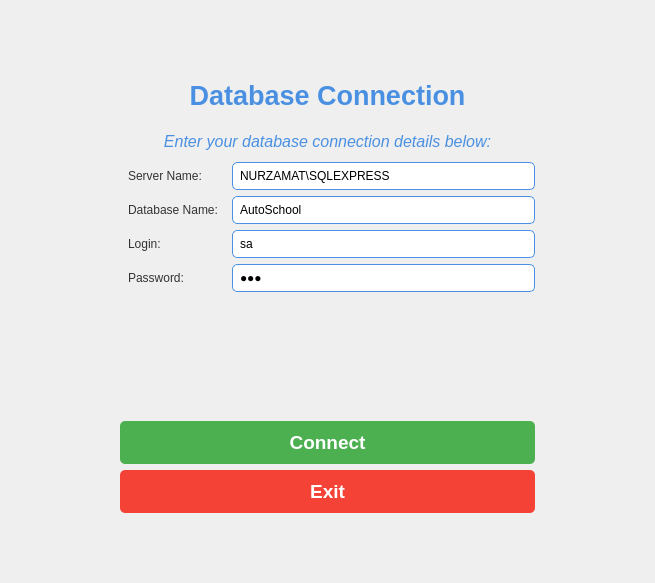
<?xml version="1.0" encoding="UTF-8"?>
<ui version="4.0">
 <class>connect_db</class>
 <widget class="QWidget" name="connect_db">
  <property name="geometry">
   <rect>
    <x>0</x>
    <y>0</y>
    <width>655</width>
    <height>583</height>
   </rect>
  </property>
  <property name="windowTitle">
   <string>Form</string>
  </property>
  <widget class="QWidget" name="layoutWidget">
   <property name="geometry">
    <rect>
     <x>120</x>
     <y>70</y>
     <width>415</width>
     <height>443</height>
    </rect>
   </property>
   <layout class="QGridLayout" name="gridLayout">
    <item row="0" column="0" colspan="2">
     <widget class="QLabel" name="title_label">
      <property name="font">
       <font>
        <pointsize>20</pointsize>
        <bold>true</bold>
       </font>
      </property>
      <property name="styleSheet">
       <string notr="true">color: #4A90E2; padding: 10px;</string>
      </property>
      <property name="text">
       <string>Database Connection</string>
      </property>
      <property name="alignment">
       <set>Qt::AlignCenter</set>
      </property>
     </widget>
    </item>
    <item row="1" column="0" colspan="2">
     <widget class="QLabel" name="info_label">
      <property name="font">
       <font>
        <pointsize>12</pointsize>
        <italic>true</italic>
       </font>
      </property>
      <property name="styleSheet">
       <string notr="true">color: #4A90E2; padding: 5px;</string>
      </property>
      <property name="text">
       <string>Enter your database connection details below:</string>
      </property>
      <property name="alignment">
       <set>Qt::AlignCenter</set>
      </property>
     </widget>
    </item>
    <item row="2" column="0">
     <widget class="QLabel" name="server_name_label">
      <property name="styleSheet">
       <string notr="true">color: #333333; padding: 5px;</string>
      </property>
      <property name="text">
       <string>Server Name:</string>
      </property>
     </widget>
    </item>
    <item row="2" column="1">
     <widget class="QLineEdit" name="server_name_lineedit">
      <property name="styleSheet">
       <string notr="true">padding: 5px; border: 1px solid #4A90E2; border-radius: 5px;</string>
      </property>
      <property name="text">
       <string>NURZAMAT\SQLEXPRESS</string>
      </property>
      <property name="placeholderText">
       <string>Enter server name</string>
      </property>
     </widget>
    </item>
    <item row="3" column="0">
     <widget class="QLabel" name="db_name_label">
      <property name="styleSheet">
       <string notr="true">color: #333333; padding: 5px;</string>
      </property>
      <property name="text">
       <string>Database Name:</string>
      </property>
     </widget>
    </item>
    <item row="3" column="1">
     <widget class="QLineEdit" name="db_name_lineedit">
      <property name="styleSheet">
       <string notr="true">padding: 5px; border: 1px solid #4A90E2; border-radius: 5px;</string>
      </property>
      <property name="text">
       <string>AutoSchool</string>
      </property>
      <property name="placeholderText">
       <string>Enter database name</string>
      </property>
     </widget>
    </item>
    <item row="4" column="0">
     <widget class="QLabel" name="login_label">
      <property name="styleSheet">
       <string notr="true">color: #333333; padding: 5px;</string>
      </property>
      <property name="text">
       <string>Login:</string>
      </property>
     </widget>
    </item>
    <item row="4" column="1">
     <widget class="QLineEdit" name="login_lineedit">
      <property name="styleSheet">
       <string notr="true">padding: 5px; border: 1px solid #4A90E2; border-radius: 5px;</string>
      </property>
      <property name="text">
       <string>sa</string>
      </property>
      <property name="placeholderText">
       <string>Enter login</string>
      </property>
     </widget>
    </item>
    <item row="5" column="0">
     <widget class="QLabel" name="pass_label">
      <property name="styleSheet">
       <string notr="true">color: #333333; padding: 5px;</string>
      </property>
      <property name="text">
       <string>Password:</string>
      </property>
     </widget>
    </item>
    <item row="5" column="1">
     <widget class="QLineEdit" name="pass_lineedit">
      <property name="styleSheet">
       <string notr="true">padding: 5px; border: 1px solid #4A90E2; border-radius: 5px;</string>
      </property>
      <property name="text">
       <string>123</string>
      </property>
      <property name="echoMode">
       <enum>QLineEdit::Password</enum>
      </property>
      <property name="placeholderText">
       <string>Enter password</string>
      </property>
     </widget>
    </item>
    <item row="6" column="0" colspan="2">
     <spacer name="verticalSpacer">
      <property name="orientation">
       <enum>Qt::Vertical</enum>
      </property>
      <property name="sizeHint" stdset="0">
       <size>
        <width>20</width>
        <height>20</height>
       </size>
      </property>
     </spacer>
    </item>
    <item row="7" column="0" colspan="2">
     <widget class="QPushButton" name="connect_but">
      <property name="font">
       <font>
        <pointsize>14</pointsize>
        <bold>true</bold>
       </font>
      </property>
      <property name="focusPolicy">
       <enum>Qt::NoFocus</enum>
      </property>
      <property name="styleSheet">
       <string notr="true">background-color: #4CAF50; color: white; padding: 10px; border: none; border-radius: 5px;</string>
      </property>
      <property name="text">
       <string>Connect</string>
      </property>
      <property name="icon">
       <iconset>
        <normaloff>icons/connect_icon.png</normaloff>icons/connect_icon.png</iconset>
      </property>
     </widget>
    </item>
    <item row="8" column="0" colspan="2">
     <widget class="QPushButton" name="exit_but">
      <property name="font">
       <font>
        <pointsize>14</pointsize>
        <bold>true</bold>
       </font>
      </property>
      <property name="styleSheet">
       <string notr="true">background-color: #F44336; color: white; padding: 10px; border: none; border-radius: 5px;</string>
      </property>
      <property name="text">
       <string>Exit</string>
      </property>
      <property name="icon">
       <iconset>
        <normaloff>icons/exit_icon.png</normaloff>icons/exit_icon.png</iconset>
      </property>
     </widget>
    </item>
   </layout>
  </widget>
 </widget>
 <resources/>
 <connections/>
</ui>
